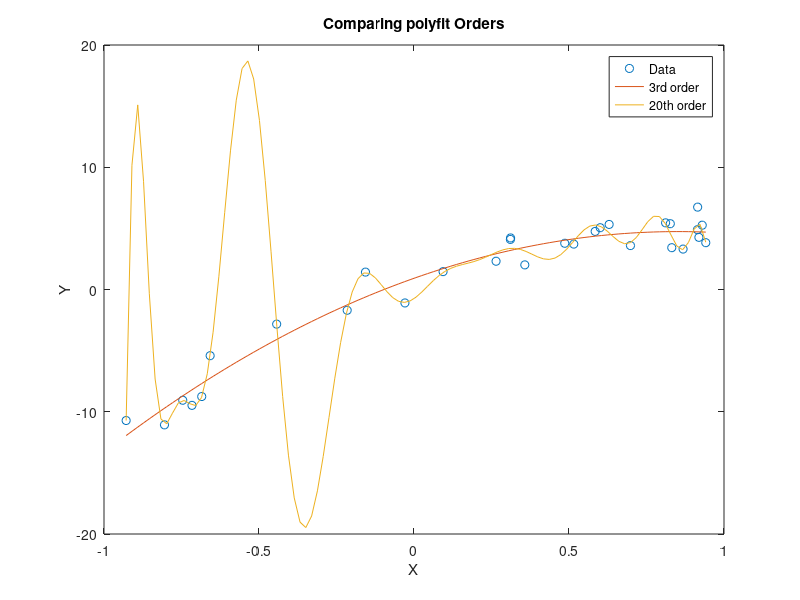

Recreate this plot in MATLAB.
% Noisy data
x = [-0.92858 -0.80492 -0.74603 -0.71623 -0.68477 -0.65763 -0.443 -0.21555 -0.15648 -0.029249 0.093763 0.26472 0.31096 0.31148 0.35747 0.48626 0.51548 0.58441 0.60056 0.62945 0.69826 0.81158 0.82675 0.83147 0.86799 0.91433 0.91501 0.91898 0.92978 0.94119];
y = [-10.7164 -11.073 -9.0585 -9.4775 -8.7553 -5.414 -2.8329 -1.6983 1.4228 -1.1005 1.4619 2.3122 4.0963 4.2178 2.014 3.7819 3.7146 4.7525 5.0552 5.3227 3.5928 5.4527 5.3819 3.4203 3.3068 4.8925 6.7389 4.2669 5.2606 3.8293];
plot(x, y, 'o')
hold on

x_plt = linspace(min(x), max(x), 101); % higher resolution than x

% Quadratic fit
p_quad = polyfit(x, y, 2);
plot(x_plt, polyval(p_quad, x_plt))

% 20th order fit
p_20th = polyfit(x, y, 20);
plot(x_plt, polyval(p_20th, x_plt));

% Format plot
hold off
xlabel('X')
ylabel('Y')
legend('Data', '3rd order', '20th order')
title('Comparing polyfit Orders')
